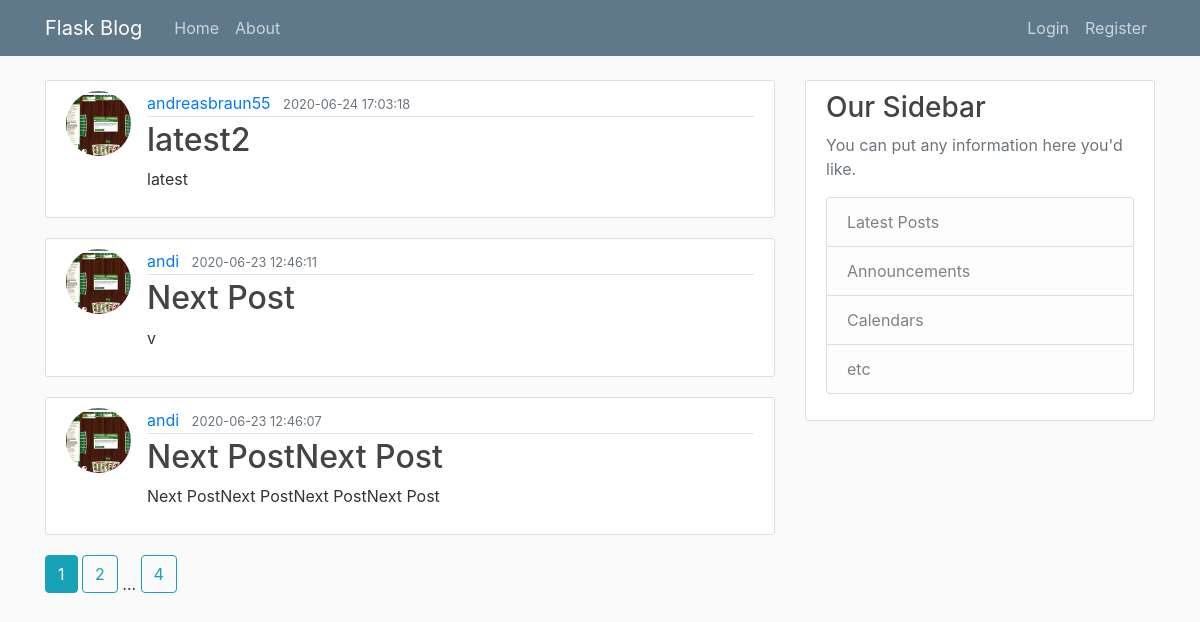
The page /home on the database its author committed.
### flaskblog/models.py (models this page shows, shortened)
class Post(db.Model):
    id = db.Column(db.Integer, primary_key=True)
    title = db.Column(db.String(100), nullable=False)
    date_posted = db.Column(db.DateTime, nullable=False, default=datetime.utcnow)
    content = db.Column(db.Text, nullable=False)
    user_id = db.Column(db.Integer, db.ForeignKey("user.id"), nullable=False)

class User(db.Model, UserMixin):
    id = db.Column(db.Integer, primary_key=True)
    username = db.Column(db.String(20), unique=True, nullable=False)
    email = db.Column(db.String(120), unique=True, nullable=False)
    image_file = db.Column(db.String(20), nullable=False, default="default.jpg")
    password = db.Column(db.String(60), nullable=False)
    posts = db.relationship("Post", backref="author", lazy=True)

### flaskblog/main/routes.py (the view)
@main.route('/')
@main.route('/home')
def home_fct():
    page = request.args.get("page", 1, type=int)
    posts = Post.query.order_by(Post.date_posted.desc()).paginate(page=page, per_page=3)
    return render_template("home.html", posts=posts)

### flaskblog/templates/home.html
{% extends "layout.html" %}
{% block content %}
    {% for post in posts.items %}
        <article class="media content-section">
            <img class="rounded-circle article-img" src="{{ url_for('static', filename='profile_pics/' + post.author.image_file) }}">
          <div class="media-body">
            <div class="article-metadata">
              <a class="mr-2" href="{{ url_for('users.user_posts_fct', username=post.author.username) }}">{{ post.author.username }}</a>
              <small class="text-muted">{{ post.date_posted.strftime("%Y-%m-%d %H:%M:%S") }}</small>
            </div>
            <h2><a class="article-title" href="{{ url_for('posts.post_fct', post_id=post.id) }}">{{ post.title }}</a></h2>
            <p class="article-content">{{ post.content }}</p>
          </div>
        </article>
    {% endfor %}
    {% for page_num in posts.iter_pages(left_edge=1, right_edge=1, left_current=1, right_current=2) %}
        {% if page_num %}
            {% if posts.page == page_num %}
                <a class="btn btn-info mb-4" href="{{ url_for('main.home_fct', page=page_num) }}">{{ page_num }}</a>
            {% else %}
                <a class="btn btn-outline-info mb-4" href="{{ url_for('main.home_fct', page=page_num) }}">{{ page_num }}</a>
            {% endif %}
        {% else %}
            ...
        {% endif %}
    {% endfor %}
{% endblock content%}

### flaskblog/templates/layout.html (shortened to what this page needs)
<!DOCTYPE html>
<html lang="en">
<head>
    <link rel="stylesheet" href="https://stackpath.bootstrapcdn.com/bootstrap/4.3.1/css/bootstrap.min.css">
    <link rel="stylesheet" type="text/css" href="{{ url_for('static', filename='main.css') }}">
</head>
<body>
    <header class="site-header">
      <nav class="navbar navbar-expand-md navbar-dark bg-steel fixed-top">
        <div class="container">
          <a class="navbar-brand mr-4" href="/">Flask Blog</a>
          <div class="collapse navbar-collapse" id="navbarToggle">
            <div class="navbar-nav mr-auto">
              <a class="nav-item nav-link" href="{{ url_for('main.home_fct') }}">Home</a>
              <a class="nav-item nav-link" href="{{ url_for('main.about') }}">About</a>
            </div>
            <div class="navbar-nav">
                {% if current_user.is_authenticated %}
                    <a class="nav-item nav-link" href="{{ url_for('posts.new_post_fct') }}">New Post</a>
                    <a class="nav-item nav-link" href="{{ url_for('users.account_fct') }}">Account</a>
                    <a class="nav-item nav-link" href="{{ url_for('users.logout_fct') }}">Logout</a>
                {% else %}
                    <a class="nav-item nav-link" href="{{ url_for('users.login_fct') }}">Login</a>
                    <a class="nav-item nav-link" href="{{ url_for('users.register') }}">Register</a>
                {% endif %}
            </div>
          </div>
        </div>
      </nav>
    </header>
    <main role="main" class="container">
      <div class="row">
        <div class="col-md-8">
          {% block content %}{% endblock %}
        </div>
        <div class="col-md-4">
          <div class="content-section">
            <h3>Our Sidebar</h3>
            <p class='text-muted'>You can put any information here you'd like.
              <ul class="list-group">
                <li class="list-group-item list-group-item-light">Latest Posts</li>
                <li class="list-group-item list-group-item-light">Announcements</li>
                <li class="list-group-item list-group-item-light">Calendars</li>
                <li class="list-group-item list-group-item-light">etc</li>
              </ul>
            </p>
          </div>
        </div>
      </div>
    </main>
</body>
</html>

### flaskblog/static/main.css (style rules this page uses)
body { background: #fafafa; color: #333333; margin-top: 5rem; }
h1, h2, h3, h4, h5, h6 { color: #444444; }
.bg-steel { background-color: #5f788a; }
.site-header .navbar-nav .nav-link { color: #cbd5db; }
.content-section { background: #ffffff; padding: 10px 20px; border: 1px solid #dddddd; border-radius: 3px; margin-bottom: 20px; }
.article-title { color: #444444; }
.article-content { white-space: pre-line; }
.article-img { height: 65px; width: 65px; margin-right: 16px; }
.article-metadata { padding-bottom: 1px; margin-bottom: 4px; border-bottom: 1px solid #e3e3e3 }

### rows shown on the page
Post: image_file (picture), author.username "andreasbraun55", date_posted "2020-06-24 17:03:18", title "latest2", content "latest"
Post: image_file (picture), author.username "andi", date_posted "2020-06-23 12:46:11", title "Next Post", content "v"
Post: image_file (picture), author.username "andi", date_posted "2020-06-23 12:46:07", title "Next PostNext Post", content "Next PostNext PostNext PostNext Post"

### other values the page prints
{{ page_num }} "1"
{{ page_num }} "2" "4"
